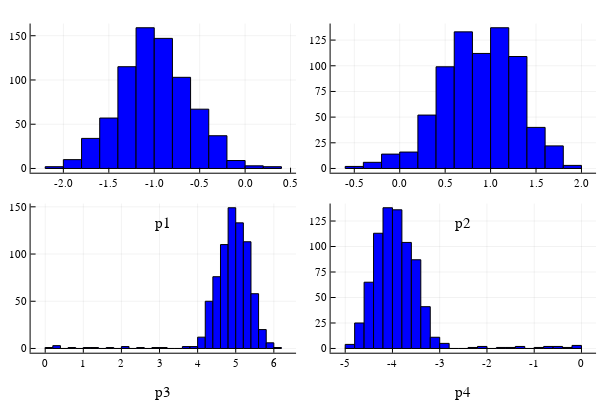
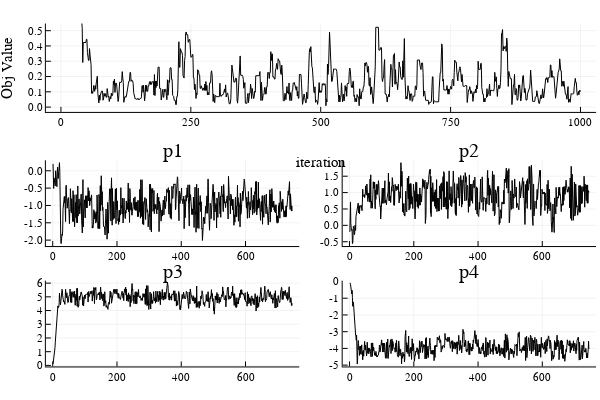

These figures' notebook cell, in order:
### Markdown cell above
## Inference
When using the BGP algorithm, inference can be done using the first chain. Other chains are used to explore the state space and help to exit local minima, but they are not meant to be used for inference. I discard the first 10th observations to get rid of the influence of the starting values (visual inspection of the first chain suggests that the stationary part of the Markov chain was reached at this stage). I then report the quasi posterior mean and median for each parameter. As reported below, we are quite close to the true values.

### Code cell
# Plot histograms for the first chain, the one with which inference should be done.
# Other chains are used to explore the space and avoid local minima
#-------------------------------------------------------------------------------
p1 = histogram(MA.chains[1])
display(p1)

if savePlots == true
    savefig(p1, joinpath(pwd(),"histogram_chain1.svg"))
end

# Plot the realization of the first chain
#----------------------------------------
p2 = plot(MA.chains[1])
if savePlots == true
    savefig(p2, joinpath(pwd(),"history_chain_1.svg"))
end
display(p2)

### Figure 1 — Plotly figure (JSON) as saved in the notebook; plotly's stock layout.template omitted (floating-point values rounded to 4 significant figures)
{"data": [{"fill": "tozeroy", "fillcolor": "rgba(0, 0, 255, 1.000)", "legendgroup": "y1", "line": {"color": "rgba(0, 0, 0, 1.000)", "dash": "solid", "width": 1}, "mode": "lines", "name": "y1", "showlegend": true, "type": "scatter", "x": [-0.6, -0.6, -0.4, -0.4, -0.6, -0.6], "xaxis": "x2", "y": [2, 0, 0, 2, 2, 2], "yaxis": "y2"}, {"fill": "tozeroy", "fillcolor": "rgba(0, 0, 255, 1.000)", "legendgroup": "y1", "line": {"color": "rgba(0, 0, 0, 1.000)", "dash": "solid", "width": 1}, "mode": "lines", "name": "y1", "showlegend": false, "type": "scatter", "x": [-0.4, -0.4, -0.2, -0.2, -0.4, -0.4], "xaxis": "x2", "y": [6, 0, 0, 6, 6, 6], "yaxis": "y2"}, {"fill": "tozeroy", "fillcolor": "rgba(0, 0, 255, 1.000)", "legendgroup": "y1", "line": {"color": "rgba(0, 0, 0, 1.000)", "dash": "solid", "width": 1}, "mode": "lines", "name": "y1", "showlegend": false, "type": "scatter", "x": [-0.2, -0.2, 0, 0, -0.2, -0.2], "xaxis": "x2", "y": [14, 0, 0, 14, 14, 14], "yaxis": "y2"}, {"fill": "tozeroy", "fillcolor": "rgba(0, 0, 255, 1.000)", "legendgroup": "y1", "line": {"color": "rgba(0, 0, 0, 1.000)", "dash": "solid", "width": 1}, "mode": "lines", "name": "y1", "showlegend": false, "type": "scatter", "x": [0, 0, 0.2, 0.2, 0, 0], "xaxis": "x2", "y": [16, 0, 0, 16, 16, 16], "yaxis": "y2"}, {"fill": "tozeroy", "fillcolor": "rgba(0, 0, 255, 1.000)", "legendgroup": "y1", "line": {"color": "rgba(0, 0, 0, 1.000)", "dash": "solid", "width": 1}, "mode": "lines", "name": "y1", "showlegend": false, "type": "scatter", "x": [0.2, 0.2, 0.4, 0.4, 0.2, 0.2], "xaxis": "x2", "y": [52, 0, 0, 52, 52, 52], "yaxis": "y2"}, {"fill": "tozeroy", "fillcolor": "rgba(0, 0, 255, 1.000)", "legendgroup": "y1", "line": {"color": "rgba(0, 0, 0, 1.000)", "dash": "solid", "width": 1}, "mode": "lines", "name": "y1", "showlegend": false, "type": "scatter", "x": [0.4, 0.4, 0.6, 0.6, 0.4, 0.4], "xaxis": "x2", "y": [99, 0, 0, 99, 99, 99], "yaxis": "y2"}, {"fill": "tozeroy", "fillcolor": "rgba(0, 0, 255, 1.000)", "legendgroup": "y1", "line": {"color": "rgba(0, 0, 0, 1.000)", "dash": "solid", "width": 1}, "mode": "lines", "name": "y1", "showlegend": false, "type": "scatter", "x": [0.6, 0.6, 0.8, 0.8, 0.6, 0.6], "xaxis": "x2", "y": [133, 0, 0, 133, 133, 133], "yaxis": "y2"}, {"fill": "tozeroy", "fillcolor": "rgba(0, 0, 255, 1.000)", "legendgroup": "y1", "line": {"color": "rgba(0, 0, 0, 1.000)", "dash": "solid", "width": 1}, "mode": "lines", "name": "y1", "showlegend": false, "type": "scatter", "x": [0.8, 0.8, 1, 1, 0.8, 0.8], "xaxis": "x2", "y": [112, 0, 0, 112, 112, 112], "yaxis": "y2"}, {"fill": "tozeroy", "fillcolor": "rgba(0, 0, 255, 1.000)", "legendgroup": "y1", "line": {"color": "rgba(0, 0, 0, 1.000)", "dash": "solid", "width": 1}, "mode": "lines", "name": "y1", "showlegend": false, "type": "scatter", "x": [1, 1, 1.2, 1.2, 1, 1], "xaxis": "x2", "y": [137, 0, 0, 137, 137, 137], "yaxis": "y2"}, {"fill": "tozeroy", "fillcolor": "rgba(0, 0, 255, 1.000)", "legendgroup": "y1", "line": {"color": "rgba(0, 0, 0, 1.000)", "dash": "solid", "width": 1}, "mode": "lines", "name": "y1", "showlegend": false, "type": "scatter", "x": [1.2, 1.2, 1.4, 1.4, 1.2, 1.2], "xaxis": "x2", "y": [109, 0, 0, 109, 109, 109], "yaxis": "y2"}, {"fill": "tozeroy", "fillcolor": "rgba(0, 0, 255, 1.000)", "legendgroup": "y1", "line": {"color": "rgba(0, 0, 0, 1.000)", "dash": "solid", "width": 1}, "mode": "lines", "name": "y1", "showlegend": false, "type": "scatter", "x": [1.4, 1.4, 1.6, 1.6, 1.4, 1.4], "xaxis": "x2", "y": [40, 0, 0, 40, 40, 40], "yaxis": "y2"}, {"fill": "tozeroy", "fillcolor": "rgba(0, 0, 255, 1.000)", "legendgroup": "y1", "line": {"color": "rgba(0, 0, 0, 1.000)", "dash": "solid", "width": 1}, "mode": "lines", "name": "y1", "showlegend": false, "type": "scatter", "x": [1.6, 1.6, 1.8, 1.8, 1.6, 1.6], "xaxis": "x2", "y": [22, 0, 0, 22, 22, 22], "yaxis": "y2"}, {"fill": "tozeroy", "fillcolor": "rgba(0, 0, 255, 1.000)", "legendgroup": "y1", "line": {"color": "rgba(0, 0, 0, 1.000)", "dash": "solid", "width": 1}, "mode": "lines", "name": "y1", "showlegend": false, "type": "scatter", "x": [1.8, 1.8, 2, 2, 1.8, 1.8], "xaxis": "x2", "y": [3, 0, 0, 3, 3, 3], "yaxis": "y2"}, {"fill": "tozeroy", "fillcolor": "rgba(0, 0, 255, 1.000)", "legendgroup": "y2", "line": {"color": "rgba(0, 0, 0, 1.000)", "dash": "solid", "width": 1}, "mode": "lines", "name": "y2", "showlegend": true, "type": "scatter", "x": [-5, -5, -4.8, -4.8, -5, -5], "xaxis": "x4", "y": [4, 0, 0, 4, 4, 4], "yaxis": "y4"}, {"fill": "tozeroy", "fillcolor": "rgba(0, 0, 255, 1.000)", "legendgroup": "y2", "line": {"color": "rgba(0, 0, 0, 1.000)", "dash": "solid", "width": 1}, "mode": "lines", "name": "y2", "showlegend": false, "type": "scatter", "x": [-4.8, -4.8, -4.6, -4.6, -4.8, -4.8], "xaxis": "x4", "y": [25, 0, 0, 25, 25, 25], "yaxis": "y4"}, {"fill": "tozeroy", "fillcolor": "rgba(0, 0, 255, 1.000)", "legendgroup": "y2", "line": {"color": "rgba(0, 0, 0, 1.000)", "dash": "solid", "width": 1}, "mode": "lines", "name": "y2", "showlegend": false, "type": "scatter", "x": [-4.6, -4.6, -4.4, -4.4, -4.6, -4.6], "xaxis": "x4", "y": [65, 0, 0, 65, 65, 65], "yaxis": "y4"}, {"fill": "tozeroy", "fillcolor": "rgba(0, 0, 255, 1.000)", "legendgroup": "y2", "line": {"color": "rgba(0, 0, 0, 1.000)", "dash": "solid", "width": 1}, "mode": "lines", "name": "y2", "showlegend": false, "type": "scatter", "x": [-4.4, -4.4, -4.2, -4.2, -4.4, -4.4], "xaxis": "x4", "y": [113, 0, 0, 113, 113, 113], "yaxis": "y4"}, {"fill": "tozeroy", "fillcolor": "rgba(0, 0, 255, 1.000)", "legendgroup": "y2", "line": {"color": "rgba(0, 0, 0, 1.000)", "dash": "solid", "width": 1}, "mode": "lines", "name": "y2", "showlegend": false, "type": "scatter", "x": [-4.2, -4.2, -4.0, -4.0, -4.2, -4.2], "xaxis": "x4", "y": [138, 0, 0, 138, 138, 138], "yaxis": "y4"}, {"fill": "tozeroy", "fillcolor": "rgba(0, 0, 255, 1.000)", "legendgroup": "y2", "line": {"color": "rgba(0, 0, 0, 1.000)", "dash": "solid", "width": 1}, "mode": "lines", "name": "y2", "showlegend": false, "type": "scatter", "x": [-4, -4, -3.8, -3.8, -4, -4], "xaxis": "x4", "y": [136, 0, 0, 136, 136, 136], "yaxis": "y4"}, {"fill": "tozeroy", "fillcolor": "rgba(0, 0, 255, 1.000)", "legendgroup": "y2", "line": {"color": "rgba(0, 0, 0, 1.000)", "dash": "solid", "width": 1}, "mode": "lines", "name": "y2", "showlegend": false, "type": "scatter", "x": [-3.8, -3.8, -3.6, -3.6, -3.8, -3.8], "xaxis": "x4", "y": [104, 0, 0, 104, 104, 104], "yaxis": "y4"}, {"fill": "tozeroy", "fillcolor": "rgba(0, 0, 255, 1.000)", "legendgroup": "y2", "line": {"color": "rgba(0, 0, 0, 1.000)", "dash": "solid", "width": 1}, "mode": "lines", "name": "y2", "showlegend": false, "type": "scatter", "x": [-3.6, -3.6, -3.4, -3.4, -3.6, -3.6], "xaxis": "x4", "y": [87, 0, 0, 87, 87, 87], "yaxis": "y4"}, {"fill": "tozeroy", "fillcolor": "rgba(0, 0, 255, 1.000)", "legendgroup": "y2", "line": {"color": "rgba(0, 0, 0, 1.000)", "dash": "solid", "width": 1}, "mode": "lines", "name": "y2", "showlegend": false, "type": "scatter", "x": [-3.4, -3.4, -3.2, -3.2, -3.4, -3.4], "xaxis": "x4", "y": [41, 0, 0, 41, 41, 41], "yaxis": "y4"}, {"fill": "tozeroy", "fillcolor": "rgba(0, 0, 255, 1.000)", "legendgroup": "y2", "line": {"color": "rgba(0, 0, 0, 1.000)", "dash": "solid", "width": 1}, "mode": "lines", "name": "y2", "showlegend": false, "type": "scatter", "x": [-3.2, -3.2, -3, -3, -3.2, -3.2], "xaxis": "x4", "y": [11, 0, 0, 11, 11, 11], "yaxis": "y4"}, {"fill": "tozeroy", "fillcolor": "rgba(0, 0, 255, 1.000)", "legendgroup": "y2", "line": {"color": "rgba(0, 0, 0, 1.000)", "dash": "solid", "width": 1}, "mode": "lines", "name": "y2", "showlegend": false, "type": "scatter", "x": [-3, -3, -2.8, -2.8, -3, -3], "xaxis": "x4", "y": [5, 0, 0, 5, 5, 5], "yaxis": "y4"}, {"fill": "tozeroy", "fillcolor": "rgba(0, 0, 255, 1.000)", "legendgroup": "y2", "line": {"color": "rgba(0, 0, 0, 1.000)", "dash": "solid", "width": 1}, "mode": "lines", "name": "y2", "showlegend": false, "type": "scatter", "x": [-2.8, -2.8, -2.6, -2.6, -2.8, -2.8], "xaxis": "x4", "y": [0, 0, 0, 0, 0, 0], "yaxis": "y4"}, {"fill": "tozeroy", "fillcolor": "rgba(0, 0, 255, 1.000)", "legendgroup": "y2", "line": {"color": "rgba(0, 0, 0, 1.000)", "dash": "solid", "width": 1}, "mode": "lines", "name": "y2", "showlegend": false, "type": "scatter", "x": [-2.6, -2.6, -2.4, -2.4, -2.6, -2.6], "xaxis": "x4", "y": [0, 0, 0, 0, 0, 0], "yaxis": "y4"}, {"fill": "tozeroy", "fillcolor": "rgba(0, 0, 255, 1.000)", "legendgroup": "y2", "line": {"color": "rgba(0, 0, 0, 1.000)", "dash": "solid", "width": 1}, "mode": "lines", "name": "y2", "showlegend": false, "type": "scatter", "x": [-2.4, -2.4, -2.2, -2.2, -2.4, -2.4], "xaxis": "x4", "y": [1, 0, 0, 1, 1, 1], "yaxis": "y4"}, {"fill": "tozeroy", "fillcolor": "rgba(0, 0, 255, 1.000)", "legendgroup": "y2", "line": {"color": "rgba(0, 0, 0, 1.000)", "dash": "solid", "width": 1}, "mode": "lines", "name": "y2", "showlegend": false, "type": "scatter", "x": [-2.2, -2.2, -2, -2, -2.2, -2.2], "xaxis": "x4", "y": [2, 0, 0, 2, 2, 2], "yaxis": "y4"}, {"fill": "tozeroy", "fillcolor": "rgba(0, 0, 255, 1.000)", "legendgroup": "y2", "line": {"color": "rgba(0, 0, 0, 1.000)", "dash": "solid", "width": 1}, "mode": "lines", "name": "y2", "showlegend": false, "type": "scatter", "x": [-2, -2, -1.8, -1.8, -2, -2], "xaxis": "x4", "y": [0, 0, 0, 0, 0, 0], "yaxis": "y4"}, {"fill": "tozeroy", "fillcolor": "rgba(0, 0, 255, 1.000)", "legendgroup": "y2", "line": {"color": "rgba(0, 0, 0, 1.000)", "dash": "solid", "width": 1}, "mode": "lines", "name": "y2", "showlegend": false, "type": "scatter", "x": [-1.8, -1.8, -1.6, -1.6, -1.8, -1.8], "xaxis": "x4", "y": [1, 0, 0, 1, 1, 1], "yaxis": "y4"}, {"fill": "tozeroy", "fillcolor": "rgba(0, 0, 255, 1.000)", "legendgroup": "y2", "line": {"color": "rgba(0, 0, 0, 1.000)", "dash": "solid", "width": 1}, "mode": "lines", "name": "y2", "showlegend": false, "type": "scatter", "x": [-1.6, -1.6, -1.4, -1.4, -1.6, -1.6], "xaxis": "x4", "y": [1, 0, 0, 1, 1, 1], "yaxis": "y4"}, {"fill": "tozeroy", "fillcolor": "rgba(0, 0, 255, 1.000)", "legendgroup": "y2", "line": {"color": "rgba(0, 0, 0, 1.000)", "dash": "solid", "width": 1}, "mode": "lines", "name": "y2", "showlegend": false, "type": "scatter", "x": [-1.4, -1.4, -1.2, -1.2, -1.4, -1.4], "xaxis": "x4", "y": [2, 0, 0, 2, 2, 2], "yaxis": "y4"}, {"fill": "tozeroy", "fillcolor": "rgba(0, 0, 255, 1.000)", "legendgroup": "y2", "line": {"color": "rgba(0, 0, 0, 1.000)", "dash": "solid", "width": 1}, "mode": "lines", "name": "y2", "showlegend": false, "type": "scatter", "x": [-1.2, -1.2, -1, -1, -1.2, -1.2], "xaxis": "x4", "y": [0, 0, 0, 0, 0, 0], "yaxis": "y4"}, {"fill": "tozeroy", "fillcolor": "rgba(0, 0, 255, 1.000)", "legendgroup": "y2", "line": {"color": "rgba(0, 0, 0, 1.000)", "dash": "solid", "width": 1}, "mode": "lines", "name": "y2", "showlegend": false, "type": "scatter", "x": [-1, -1, -0.8, -0.8, -1, -1], "xaxis": "x4", "y": [1, 0, 0, 1, 1, 1], "yaxis": "y4"}, {"fill": "tozeroy", "fillcolor": "rgba(0, 0, 255, 1.000)", "legendgroup": "y2", "line": {"color": "rgba(0, 0, 0, 1.000)", "dash": "solid", "width": 1}, "mode": "lines", "name": "y2", "showlegend": false, "type": "scatter", "x": [-0.8, -0.8, -0.6, -0.6, -0.8, -0.8], "xaxis": "x4", "y": [2, 0, 0, 2, 2, 2], "yaxis": "y4"}, {"fill": "tozeroy", "fillcolor": "rgba(0, 0, 255, 1.000)", "legendgroup": "y2", "line": {"color": "rgba(0, 0, 0, 1.000)", "dash": "solid", "width": 1}, "mode": "lines", "name": "y2", "showlegend": false, "type": "scatter", "x": [-0.6, -0.6, -0.4, -0.4, -0.6, -0.6], "xaxis": "x4", "y": [2, 0, 0, 2, 2, 2], "yaxis": "y4"}, {"fill": "tozeroy", "fillcolor": "rgba(0, 0, 255, 1.000)", "legendgroup": "y2", "line": {"color": "rgba(0, 0, 0, 1.000)", "dash": "solid", "width": 1}, "mode": "lines", "name": "y2", "showlegend": false, "type": "scatter", "x": [-0.4, -0.4, -0.2, -0.2, -0.4, -0.4], "xaxis": "x4", "y": [1, 0, 0, 1, 1, 1], "yaxis": "y4"}, {"fill": "tozeroy", "fillcolor": "rgba(0, 0, 255, 1.000)", "legendgroup": "y2", "line": {"color": "rgba(0, 0, 0, 1.000)", "dash": "solid", "width": 1}, "mode": "lines", "name": "y2", "showlegend": false, "type": "scatter", "x": [-0.2, -0.2, 0, 0, -0.2, -0.2], "xaxis": "x4", "y": [3, 0, 0, 3, 3, 3], "yaxis": "y4"}, {"fill": "tozeroy", "fillcolor": "rgba(0, 0, 255, 1.000)", "legendgroup": "y3", "line": {"color": "rgba(0, 0, 0, 1.000)", "dash": "solid", "width": 1}, "mode": "lines", "name": "y3", "showlegend": true, "type": "scatter", "x": [-2.2, -2.2, -2, -2, -2.2, -2.2], "xaxis": "x1", "y": [2, 0, 0, 2, 2, 2], "yaxis": "y1"}, {"fill": "tozeroy", "fillcolor": "rgba(0, 0, 255, 1.000)", "legendgroup": "y3", "line": {"color": "rgba(0, 0, 0, 1.000)", "dash": "solid", "width": 1}, "mode": "lines", "name": "y3", "showlegend": false, "type": "scatter", "x": [-2, -2, -1.8, -1.8, -2, -2], "xaxis": "x1", "y": [10, 0, 0, 10, 10, 10], "yaxis": "y1"}, {"fill": "tozeroy", "fillcolor": "rgba(0, 0, 255, 1.000)", "legendgroup": "y3", "line": {"color": "rgba(0, 0, 0, 1.000)", "dash": "solid", "width": 1}, "mode": "lines", "name": "y3", "showlegend": false, "type": "scatter", "x": [-1.8, -1.8, -1.6, -1.6, -1.8, -1.8], "xaxis": "x1", "y": [34, 0, 0, 34, 34, 34], "yaxis": "y1"}, {"fill": "tozeroy", "fillcolor": "rgba(0, 0, 255, 1.000)", "legendgroup": "y3", "line": {"color": "rgba(0, 0, 0, 1.000)", "dash": "solid", "width": 1}, "mode": "lines", "name": "y3", "showlegend": false, "type": "scatter", "x": [-1.6, -1.6, -1.4, -1.4, -1.6, -1.6], "xaxis": "x1", "y": [57, 0, 0, 57, 57, 57], "yaxis": "y1"}, {"fill": "tozeroy", "fillcolor": "rgba(0, 0, 255, 1.000)", "legendgroup": "y3", "line": {"color": "rgba(0, 0, 0, 1.000)", "dash": "solid", "width": 1}, "mode": "lines", "name": "y3", "showlegend": false, "type": "scatter", "x": [-1.4, -1.4, -1.2, -1.2, -1.4, -1.4], "xaxis": "x1", "y": [115, 0, 0, 115, 115, 115], "yaxis": "y1"}, {"fill": "tozeroy", "fillcolor": "rgba(0, 0, 255, 1.000)", "legendgroup": "y3", "line": {"color": "rgba(0, 0, 0, 1.000)", "dash": "solid", "width": 1}, "mode": "lines", "name": "y3", "showlegend": false, "type": "scatter", "x": [-1.2, -1.2, -1, -1, -1.2, -1.2], "xaxis": "x1", "y": [159, 0, 0, 159, 159, 159], "yaxis": "y1"}, {"fill": "tozeroy", "fillcolor": "rgba(0, 0, 255, 1.000)", "legendgroup": "y3", "line": {"color": "rgba(0, 0, 0, 1.000)", "dash": "solid", "width": 1}, "mode": "lines", "name": "y3", "showlegend": false, "type": "scatter", "x": [-1, -1, -0.8, -0.8, -1, -1], "xaxis": "x1", "y": [147, 0, 0, 147, 147, 147], "yaxis": "y1"}, {"fill": "tozeroy", "fillcolor": "rgba(0, 0, 255, 1.000)", "legendgroup": "y3", "line": {"color": "rgba(0, 0, 0, 1.000)", "dash": "solid", "width": 1}, "mode": "lines", "name": "y3", "showlegend": false, "type": "scatter", "x": [-0.8, -0.8, -0.6, -0.6, -0.8, -0.8], "xaxis": "x1", "y": [103, 0, 0, 103, 103, 103], "yaxis": "y1"}, {"fill": "tozeroy", "fillcolor": "rgba(0, 0, 255, 1.000)", "legendgroup": "y3", "line": {"color": "rgba(0, 0, 0, 1.000)", "dash": "solid", "width": 1}, "mode": "lines", "name": "y3", "showlegend": false, "type": "scatter", "x": [-0.6, -0.6, -0.4, -0.4, -0.6, -0.6], "xaxis": "x1", "y": [67, 0, 0, 67, 67, 67], "yaxis": "y1"}, {"fill": "tozeroy", "fillcolor": "rgba(0, 0, 255, 1.000)", "legendgroup": "y3", "line": {"color": "rgba(0, 0, 0, 1.000)", "dash": "solid", "width": 1}, "mode": "lines", "name": "y3", "showlegend": false, "type": "scatter", "x": [-0.4, -0.4, -0.2, -0.2, -0.4, -0.4], "xaxis": "x1", "y": [37, 0, 0, 37, 37, 37], "yaxis": "y1"}, {"fill": "tozeroy", "fillcolor": "rgba(0, 0, 255, 1.000)", "legendgroup": "y3", "line": {"color": "rgba(0, 0, 0, 1.000)", "dash": "solid", "width": 1}, "mode": "lines", "name": "y3", "showlegend": false, "type": "scatter", "x": [-0.2, -0.2, 0, 0, -0.2, -0.2], "xaxis": "x1", "y": [9, 0, 0, 9, 9, 9], "yaxis": "y1"}, {"fill": "tozeroy", "fillcolor": "rgba(0, 0, 255, 1.000)", "legendgroup": "y3", "line": {"color": "rgba(0, 0, 0, 1.000)", "dash": "solid", "width": 1}, "mode": "lines", "name": "y3", "showlegend": false, "type": "scatter", "x": [0, 0, 0.2, 0.2, 0, 0], "xaxis": "x1", "y": [3, 0, 0, 3, 3, 3], "yaxis": "y1"}, {"fill": "tozeroy", "fillcolor": "rgba(0, 0, 255, 1.000)", "legendgroup": "y3", "line": {"color": "rgba(0, 0, 0, 1.000)", "dash": "solid", "width": 1}, "mode": "lines", "name": "y3", "showlegend": false, "type": "scatter", "x": [0.2, 0.2, 0.4, 0.4, 0.2, 0.2], "xaxis": "x1", "y": [2, 0, 0, 2, 2, 2], "yaxis": "y1"}, {"fill": "tozeroy", "fillcolor": "rgba(0, 0, 255, 1.000)", "legendgroup": "y4", "line": {"color": "rgba(0, 0, 0, 1.000)", "dash": "solid", "width": 1}, "mode": "lines", "name": "y4", "showlegend": true, "type": "scatter", "x": [0, 0, 0.2, 0.2, 0, 0], "xaxis": "x3", "y": [1, 0, 0, 1, 1, 1], "yaxis": "y3"}, {"fill": "tozeroy", "fillcolor": "rgba(0, 0, 255, 1.000)", "legendgroup": "y4", "line": {"color": "rgba(0, 0, 0, 1.000)", "dash": "solid", "width": 1}, "mode": "lines", "name": "y4", "showlegend": false, "type": "scatter", "x": [0.2, 0.2, 0.4, 0.4, 0.2, 0.2], "xaxis": "x3", "y": [3, 0, 0, 3, 3, 3], "yaxis": "y3"}, {"fill": "tozeroy", "fillcolor": "rgba(0, 0, 255, 1.000)", "legendgroup": "y4", "line": {"color": "rgba(0, 0, 0, 1.000)", "dash": "solid", "width": 1}, "mode": "lines", "name": "y4", "showlegend": false, "type": "scatter", "x": [0.4, 0.4, 0.6, 0.6, 0.4, 0.4], "xaxis": "x3", "y": [0, 0, 0, 0, 0, 0], "yaxis": "y3"}, {"fill": "tozeroy", "fillcolor": "rgba(0, 0, 255, 1.000)", "legendgroup": "y4", "line": {"color": "rgba(0, 0, 0, 1.000)", "dash": "solid", "width": 1}, "mode": "lines", "name": "y4", "showlegend": false, "type": "scatter", "x": [0.6, 0.6, 0.8, 0.8, 0.6, 0.6], "xaxis": "x3", "y": [1, 0, 0, 1, 1, 1], "yaxis": "y3"}, {"fill": "tozeroy", "fillcolor": "rgba(0, 0, 255, 1.000)", "legendgroup": "y4", "line": {"color": "rgba(0, 0, 0, 1.000)", "dash": "solid", "width": 1}, "mode": "lines", "name": "y4", "showlegend": false, "type": "scatter", "x": [0.8, 0.8, 1, 1, 0.8, 0.8], "xaxis": "x3", "y": [0, 0, 0, 0, 0, 0], "yaxis": "y3"}, {"fill": "tozeroy", "fillcolor": "rgba(0, 0, 255, 1.000)", "legendgroup": "y4", "line": {"color": "rgba(0, 0, 0, 1.000)", "dash": "solid", "width": 1}, "mode": "lines", "name": "y4", "showlegend": false, "type": "scatter", "x": [1, 1, 1.2, 1.2, 1, 1], "xaxis": "x3", "y": [1, 0, 0, 1, 1, 1], "yaxis": "y3"}, {"fill": "tozeroy", "fillcolor": "rgba(0, 0, 255, 1.000)", "legendgroup": "y4", "line": {"color": "rgba(0, 0, 0, 1.000)", "dash": "solid", "width": 1}, "mode": "lines", "name": "y4", "showlegend": false, "type": "scatter", "x": [1.2, 1.2, 1.4, 1.4, 1.2, 1.2], "xaxis": "x3", "y": [1, 0, 0, 1, 1, 1], "yaxis": "y3"}, {"fill": "tozeroy", "fillcolor": "rgba(0, 0, 255, 1.000)", "legendgroup": "y4", "line": {"color": "rgba(0, 0, 0, 1.000)", "dash": "solid", "width": 1}, "mode": "lines", "name": "y4", "showlegend": false, "type": "scatter", "x": [1.4, 1.4, 1.6, 1.6, 1.4, 1.4], "xaxis": "x3", "y": [0, 0, 0, 0, 0, 0], "yaxis": "y3"}, {"fill": "tozeroy", "fillcolor": "rgba(0, 0, 255, 1.000)", "legendgroup": "y4", "line": {"color": "rgba(0, 0, 0, 1.000)", "dash": "solid", "width": 1}, "mode": "lines", "name": "y4", "showlegend": false, "type": "scatter", "x": [1.6, 1.6, 1.8, 1.8, 1.6, 1.6], "xaxis": "x3", "y": [1, 0, 0, 1, 1, 1], "yaxis": "y3"}, {"fill": "tozeroy", "fillcolor": "rgba(0, 0, 255, 1.000)", "legendgroup": "y4", "line": {"color": "rgba(0, 0, 0, 1.000)", "dash": "solid", "width": 1}, "mode": "lines", "name": "y4", "showlegend": false, "type": "scatter", "x": [1.8, 1.8, 2, 2, 1.8, 1.8], "xaxis": "x3", "y": [0, 0, 0, 0, 0, 0], "yaxis": "y3"}, {"fill": "tozeroy", "fillcolor": "rgba(0, 0, 255, 1.000)", "legendgroup": "y4", "line": {"color": "rgba(0, 0, 0, 1.000)", "dash": "solid", "width": 1}, "mode": "lines", "name": "y4", "showlegend": false, "type": "scatter", "x": [2, 2, 2.2, 2.2, 2, 2], "xaxis": "x3", "y": [2, 0, 0, 2, 2, 2], "yaxis": "y3"}, {"fill": "tozeroy", "fillcolor": "rgba(0, 0, 255, 1.000)", "legendgroup": "y4", "line": {"color": "rgba(0, 0, 0, 1.000)", "dash": "solid", "width": 1}, "mode": "lines", "name": "y4", "showlegend": false, "type": "scatter", "x": [2.2, 2.2, 2.4, 2.4, 2.2, 2.2], "xaxis": "x3", "y": [0, 0, 0, 0, 0, 0], "yaxis": "y3"}, {"fill": "tozeroy", "fillcolor": "rgba(0, 0, 255, 1.000)", "legendgroup": "y4", "line": {"color": "rgba(0, 0, 0, 1.000)", "dash": "solid", "width": 1}, "mode": "lines", "name": "y4", "showlegend": false, "type": "scatter", "x": [2.4, 2.4, 2.6, 2.6, 2.4, 2.4], "xaxis": "x3", "y": [1, 0, 0, 1, 1, 1], "yaxis": "y3"}, {"fill": "tozeroy", "fillcolor": "rgba(0, 0, 255, 1.000)", "legendgroup": "y4", "line": {"color": "rgba(0, 0, 0, 1.000)", "dash": "solid", "width": 1}, "mode": "lines", "name": "y4", "showlegend": false, "type": "scatter", "x": [2.6, 2.6, 2.8, 2.8, 2.6, 2.6], "xaxis": "x3", "y": [0, 0, 0, 0, 0, 0], "yaxis": "y3"}, {"fill": "tozeroy", "fillcolor": "rgba(0, 0, 255, 1.000)", "legendgroup": "y4", "line": {"color": "rgba(0, 0, 0, 1.000)", "dash": "solid", "width": 1}, "mode": "lines", "name": "y4", "showlegend": false, "type": "scatter", "x": [2.8, 2.8, 3, 3, 2.8, 2.8], "xaxis": "x3", "y": [1, 0, 0, 1, 1, 1], "yaxis": "y3"}, {"fill": "tozeroy", "fillcolor": "rgba(0, 0, 255, 1.000)", "legendgroup": "y4", "line": {"color": "rgba(0, 0, 0, 1.000)", "dash": "solid", "width": 1}, "mode": "lines", "name": "y4", "showlegend": false, "type": "scatter", "x": [3, 3, 3.2, 3.2, 3, 3], "xaxis": "x3", "y": [1, 0, 0, 1, 1, 1], "yaxis": "y3"}, {"fill": "tozeroy", "fillcolor": "rgba(0, 0, 255, 1.000)", "legendgroup": "y4", "line": {"color": "rgba(0, 0, 0, 1.000)", "dash": "solid", "width": 1}, "mode": "lines", "name": "y4", "showlegend": false, "type": "scatter", "x": [3.2, 3.2, 3.4, 3.4, 3.2, 3.2], "xaxis": "x3", "y": [0, 0, 0, 0, 0, 0], "yaxis": "y3"}, {"fill": "tozeroy", "fillcolor": "rgba(0, 0, 255, 1.000)", "legendgroup": "y4", "line": {"color": "rgba(0, 0, 0, 1.000)", "dash": "solid", "width": 1}, "mode": "lines", "name": "y4", "showlegend": false, "type": "scatter", "x": [3.4, 3.4, 3.6, 3.6, 3.4, 3.4], "xaxis": "x3", "y": [0, 0, 0, 0, 0, 0], "yaxis": "y3"}, {"fill": "tozeroy", "fillcolor": "rgba(0, 0, 255, 1.000)", "legendgroup": "y4", "line": {"color": "rgba(0, 0, 0, 1.000)", "dash": "solid", "width": 1}, "mode": "lines", "name": "y4", "showlegend": false, "type": "scatter", "x": [3.6, 3.6, 3.8, 3.8, 3.6, 3.6], "xaxis": "x3", "y": [2, 0, 0, 2, 2, 2], "yaxis": "y3"}, {"fill": "tozeroy", "fillcolor": "rgba(0, 0, 255, 1.000)", "legendgroup": "y4", "line": {"color": "rgba(0, 0, 0, 1.000)", "dash": "solid", "width": 1}, "mode": "lines", "name": "y4", "showlegend": false, "type": "scatter", "x": [3.8, 3.8, 4, 4, 3.8, 3.8], "xaxis": "x3", "y": [2, 0, 0, 2, 2, 2], "yaxis": "y3"}, {"fill": "tozeroy", "fillcolor": "rgba(0, 0, 255, 1.000)", "legendgroup": "y4", "line": {"color": "rgba(0, 0, 0, 1.000)", "dash": "solid", "width": 1}, "mode": "lines", "name": "y4", "showlegend": false, "type": "scatter", "x": [4.0, 4.0, 4.2, 4.2, 4.0, 4.0], "xaxis": "x3", "y": [12, 0, 0, 12, 12, 12], "yaxis": "y3"}, {"fill": "tozeroy", "fillcolor": "rgba(0, 0, 255, 1.000)", "legendgroup": "y4", "line": {"color": "rgba(0, 0, 0, 1.000)", "dash": "solid", "width": 1}, "mode": "lines", "name": "y4", "showlegend": false, "type": "scatter", "x": [4.2, 4.2, 4.4, 4.4, 4.2, 4.2], "xaxis": "x3", "y": [50, 0, 0, 50, 50, 50], "yaxis": "y3"}, {"fill": "tozeroy", "fillcolor": "rgba(0, 0, 255, 1.000)", "legendgroup": "y4", "line": {"color": "rgba(0, 0, 0, 1.000)", "dash": "solid", "width": 1}, "mode": "lines", "name": "y4", "showlegend": false, "type": "scatter", "x": [4.4, 4.4, 4.6, 4.6, 4.4, 4.4], "xaxis": "x3", "y": [76, 0, 0, 76, 76, 76], "yaxis": "y3"}, {"fill": "tozeroy", "fillcolor": "rgba(0, 0, 255, 1.000)", "legendgroup": "y4", "line": {"color": "rgba(0, 0, 0, 1.000)", "dash": "solid", "width": 1}, "mode": "lines", "name": "y4", "showlegend": false, "type": "scatter", "x": [4.6, 4.6, 4.8, 4.8, 4.6, 4.6], "xaxis": "x3", "y": [110, 0, 0, 110, 110, 110], "yaxis": "y3"}, {"fill": "tozeroy", "fillcolor": "rgba(0, 0, 255, 1.000)", "legendgroup": "y4", "line": {"color": "rgba(0, 0, 0, 1.000)", "dash": "solid", "width": 1}, "mode": "lines", "name": "y4", "showlegend": false, "type": "scatter", "x": [4.8, 4.8, 5, 5, 4.8, 4.8], "xaxis": "x3", "y": [149, 0, 0, 149, 149, 149], "yaxis": "y3"}, {"fill": "tozeroy", "fillcolor": "rgba(0, 0, 255, 1.000)", "legendgroup": "y4", "line": {"color": "rgba(0, 0, 0, 1.000)", "dash": "solid", "width": 1}, "mode": "lines", "name": "y4", "showlegend": false, "type": "scatter", "x": [5, 5, 5.2, 5.2, 5, 5], "xaxis": "x3", "y": [133, 0, 0, 133, 133, 133], "yaxis": "y3"}, {"fill": "tozeroy", "fillcolor": "rgba(0, 0, 255, 1.000)", "legendgroup": "y4", "line": {"color": "rgba(0, 0, 0, 1.000)", "dash": "solid", "width": 1}, "mode": "lines", "name": "y4", "showlegend": false, "type": "scatter", "x": [5.2, 5.2, 5.4, 5.4, 5.2, 5.2], "xaxis": "x3", "y": [113, 0, 0, 113, 113, 113], "yaxis": "y3"}, {"fill": "tozeroy", "fillcolor": "rgba(0, 0, 255, 1.000)", "legendgroup": "y4", "line": {"color": "rgba(0, 0, 0, 1.000)", "dash": "solid", "width": 1}, "mode": "lines", "name": "y4", "showlegend": false, "type": "scatter", "x": [5.4, 5.4, 5.6, 5.6, 5.4, 5.4], "xaxis": "x3", "y": [58, 0, 0, 58, 58, 58], "yaxis": "y3"}, {"fill": "tozeroy", "fillcolor": "rgba(0, 0, 255, 1.000)", "legendgroup": "y4", "line": {"color": "rgba(0, 0, 0, 1.000)", "dash": "solid", "width": 1}, "mode": "lines", "name": "y4", "showlegend": false, "type": "scatter", "x": [5.6, 5.6, 5.8, 5.8, 5.6, 5.6], "xaxis": "x3", "y": [20, 0, 0, 20, 20, 20], "yaxis": "y3"}, {"fill": "tozeroy", "fillcolor": "rgba(0, 0, 255, 1.000)", "legendgroup": "y4", "line": {"color": "rgba(0, 0, 0, 1.000)", "dash": "solid", "width": 1}, "mode": "lines", "name": "y4", "showlegend": false, "type": "scatter", "x": [5.8, 5.8, 6, 6, 5.8, 5.8], "xaxis": "x3", "y": [6, 0, 0, 6, 6, 6], "yaxis": "y3"}, {"fill": "tozeroy", "fillcolor": "rgba(0, 0, 255, 1.000)", "legendgroup": "y4", "line": {"color": "rgba(0, 0, 0, 1.000)", "dash": "solid", "width": 1}, "mode": "lines", "name": "y4", "showlegend": false, "type": "scatter", "x": [6, 6, 6.2, 6.2, 6, 6], "xaxis": "x3", "y": [1, 0, 0, 1, 1, 1], "yaxis": "y3"}], "layout": {"annotations": [], "height": 400, "margin": {"b": 20, "l": 0, "r": 0, "t": 20}, "paper_bgcolor": "rgba(255, 255, 255, 1.000)", "plot_bgcolor": "rgba(255, 255, 255, 1.000)", "showlegend": false, "width": 600, "xaxis1": {"anchor": "y1", "domain": [0.05101, 0.4934], "gridcolor": "rgba(0, 0, 0, 0.100)", "gridwidth": 0.5, "linecolor": "rgba(0, 0, 0, 1.000)", "mirror": false, "range": [-2.361, 0.5607], "showgrid": true, "showline": true, "showticklabels": true, "tickangle": 0, "tickcolor": "rgb(0, 0, 0)", "tickfont": {"color": "rgba(0, 0, 0, 1.000)", "family": "sans-serif", "size": 11}, "tickmode": "array", "ticks": "inside", "ticktext": ["-2.0", "-1.5", "-1.0", "-0.5", "0.0", "0.5"], "tickvals": [-2, -1.5, -1, -0.5, 0, 0.5], "title": "p1", "titlefont": {"color": "rgba(0, 0, 0, 1.000)", "family": "sans-serif", "size": 15}, "type": "-", "visible": true, "zeroline": false, "zerolinecolor": "rgba(0, 0, 0, 1.000)"}, "xaxis2": {"anchor": "y2", "domain": [0.551, 0.9934], "gridcolor": "rgba(0, 0, 0, 0.100)", "gridwidth": 0.5, "linecolor": "rgba(0, 0, 0, 1.000)", "mirror": false, "range": [-0.7607, 2.161], "showgrid": true, "showline": true, "showticklabels": true, "tickangle": 0, "tickcolor": "rgb(0, 0, 0)", "tickfont": {"color": "rgba(0, 0, 0, 1.000)", "family": "sans-serif", "size": 11}, "tickmode": "array", "ticks": "inside", "ticktext": ["-0.5", "0.0", "0.5", "1.0", "1.5", "2.0"], "tickvals": [-0.5, 0, 0.5, 1, 1.5, 2], "title": "p2", "titlefont": {"color": "rgba(0, 0, 0, 1.000)", "family": "sans-serif", "size": 15}, "type": "-", "visible": true, "zeroline": false, "zerolinecolor": "rgba(0, 0, 0, 1.000)"}, "xaxis3": {"anchor": "y3", "domain": [0.05101, 0.4934], "gridcolor": "rgba(0, 0, 0, 0.100)", "gridwidth": 0.5, "linecolor": "rgba(0, 0, 0, 1.000)", "mirror": false, "range": [-0.3832, 6.583], "showgrid": true, "showline": true, "showticklabels": true, "tickangle": 0, "tickcolor": "rgb(0, 0, 0)", "tickfont": {"color": "rgba(0, 0, 0, 1.000)", "family": "sans-serif", "size": 11}, "tickmode": "array", "ticks": "inside", "ticktext": ["0", "1", "2", "3", "4", "5", "6"], "tickvals": [0, 1, 2, 3, 4, 5, 6], "title": "p3", "titlefont": {"color": "rgba(0, 0, 0, 1.000)", "family": "sans-serif", "size": 15}, "type": "-", "visible": true, "zeroline": false, "zerolinecolor": "rgba(0, 0, 0, 1.000)"}, "xaxis4": {"anchor": "y4", "domain": [0.551, 0.9934], "gridcolor": "rgba(0, 0, 0, 0.100)", "gridwidth": 0.5, "linecolor": "rgba(0, 0, 0, 1.000)", "mirror": false, "range": [-5.309, 0.309], "showgrid": true, "showline": true, "showticklabels": true, "tickangle": 0, "tickcolor": "rgb(0, 0, 0)", "tickfont": {"color": "rgba(0, 0, 0, 1.000)", "family": "sans-serif", "size": 11}, "tickmode": "array", "ticks": "inside", "ticktext": ["-5", "-4", "-3", "-2", "-1", "0"], "tickvals": [-5, -4, -3, -2, -1, 0], "title": "p4", "titlefont": {"color": "rgba(0, 0, 0, 1.000)", "family": "sans-serif", "size": 15}, "type": "-", "visible": true, "zeroline": false, "zerolinecolor": "rgba(0, 0, 0, 1.000)"}, "yaxis1": {"anchor": "x1", "domain": [0.5758, 0.9902], "gridcolor": "rgba(0, 0, 0, 0.100)", "gridwidth": 0.5, "linecolor": "rgba(0, 0, 0, 1.000)", "mirror": false, "range": [-4.77, 163.8], "showgrid": true, "showline": true, "showticklabels": true, "tickangle": 0, "tickcolor": "rgb(0, 0, 0)", "tickfont": {"color": "rgba(0, 0, 0, 1.000)", "family": "sans-serif", "size": 11}, "tickmode": "array", "ticks": "inside", "ticktext": ["0", "50", "100", "150"], "tickvals": [0, 50, 100, 150], "title": "", "titlefont": {"color": "rgba(0, 0, 0, 1.000)", "family": "sans-serif", "size": 15}, "type": "-", "visible": true, "zeroline": false, "zerolinecolor": "rgba(0, 0, 0, 1.000)"}, "yaxis2": {"anchor": "x2", "domain": [0.5758, 0.9902], "gridcolor": "rgba(0, 0, 0, 0.100)", "gridwidth": 0.5, "linecolor": "rgba(0, 0, 0, 1.000)", "mirror": false, "range": [-4.11, 141.1], "showgrid": true, "showline": true, "showticklabels": true, "tickangle": 0, "tickcolor": "rgb(0, 0, 0)", "tickfont": {"color": "rgba(0, 0, 0, 1.000)", "family": "sans-serif", "size": 11}, "tickmode": "array", "ticks": "inside", "ticktext": ["0", "25", "50", "75", "100", "125"], "tickvals": [0, 25, 50, 75, 100, 125], "title": "", "titlefont": {"color": "rgba(0, 0, 0, 1.000)", "family": "sans-serif", "size": 15}, "type": "-", "visible": true, "zeroline": false, "zerolinecolor": "rgba(0, 0, 0, 1.000)"}, "yaxis3": {"anchor": "x3", "domain": [0.07581, 0.4902], "gridcolor": "rgba(0, 0, 0, 0.100)", "gridwidth": 0.5, "linecolor": "rgba(0, 0, 0, 1.000)", "mirror": false, "range": [-4.47, 153.5], "showgrid": true, "showline": true, "showticklabels": true, "tickangle": 0, "tickcolor": "rgb(0, 0, 0)", "tickfont": {"color": "rgba(0, 0, 0, 1.000)", "family": "sans-serif", "size": 11}, "tickmode": "array", "ticks": "inside", "ticktext": ["0", "50", "100", "150"], "tickvals": [0, 50, 100, 150], "title": "", "titlefont": {"color": "rgba(0, 0, 0, 1.000)", "family": "sans-serif", "size": 15}, "type": "-", "visible": true, "zeroline": false, "zerolinecolor": "rgba(0, 0, 0, 1.000)"}, "yaxis4": {"anchor": "x4", "domain": [0.07581, 0.4902], "gridcolor": "rgba(0, 0, 0, 0.100)", "gridwidth": 0.5, "linecolor": "rgba(0, 0, 0, 1.000)", "mirror": false, "range": [-4.14, 142.1], "showgrid": true, "showline": true, "showticklabels": true, "tickangle": 0, "tickcolor": "rgb(0, 0, 0)", "tickfont": {"color": "rgba(0, 0, 0, 1.000)", "family": "sans-serif", "size": 11}, "tickmode": "array", "ticks": "inside", "ticktext": ["0", "25", "50", "75", "100", "125"], "tickvals": [0, 25, 50, 75, 100, 125], "title": "", "titlefont": {"color": "rgba(0, 0, 0, 1.000)", "family": "sans-serif", "size": 15}, "type": "-", "visible": true, "zeroline": false, "zerolinecolor": "rgba(0, 0, 0, 1.000)"}}}

### Figure 2 — Plotly figure (JSON) as saved in the notebook; plotly's stock layout.template omitted (floating-point values rounded to 4 significant figures; data arrays with more than 128 entries replaced by an {"elided": "..."} marker saying what was removed)
{"data": [{"colorbar": {"title": ""}, "hoverinfo": "text", "legendgroup": "y1", "line": {"color": "rgba(0, 0, 0, 1.000)", "dash": "solid", "shape": "linear", "width": 1}, "mode": "lines", "name": "y1", "showlegend": true, "text": {"elided": "1000 null values"}, "type": "scatter", "x": {"elided": "1000 int values"}, "xaxis": "x1", "y": {"elided": "1000 float values"}, "yaxis": "y1"}, {"colorbar": {"title": ""}, "hoverinfo": "text", "legendgroup": "y2", "line": {"color": "rgba(0, 0, 0, 1.000)", "dash": "solid", "shape": "linear", "width": 1}, "mode": "lines", "name": "y2", "showlegend": true, "text": {"elided": "745 null values"}, "type": "scatter", "x": {"elided": "745 int values"}, "xaxis": "x3", "y": {"elided": "745 float values"}, "yaxis": "y3"}, {"colorbar": {"title": ""}, "hoverinfo": "text", "legendgroup": "y3", "line": {"color": "rgba(0, 0, 0, 1.000)", "dash": "solid", "shape": "linear", "width": 1}, "mode": "lines", "name": "y3", "showlegend": true, "text": {"elided": "745 null values"}, "type": "scatter", "x": {"elided": "745 int values"}, "xaxis": "x5", "y": {"elided": "745 float values"}, "yaxis": "y5"}, {"colorbar": {"title": ""}, "hoverinfo": "text", "legendgroup": "y4", "line": {"color": "rgba(0, 0, 0, 1.000)", "dash": "solid", "shape": "linear", "width": 1}, "mode": "lines", "name": "y4", "showlegend": true, "text": {"elided": "745 null values"}, "type": "scatter", "x": {"elided": "745 int values"}, "xaxis": "x2", "y": {"elided": "745 float values"}, "yaxis": "y2"}, {"colorbar": {"title": ""}, "hoverinfo": "text", "legendgroup": "y5", "line": {"color": "rgba(0, 0, 0, 1.000)", "dash": "solid", "shape": "linear", "width": 1}, "mode": "lines", "name": "y5", "showlegend": true, "text": {"elided": "745 null values"}, "type": "scatter", "x": {"elided": "745 int values"}, "xaxis": "x4", "y": {"elided": "745 float values"}, "yaxis": "y4"}], "layout": {"annotations": [{"font": {"color": "rgba(0, 0, 0, 1.000)", "family": "sans-serif", "size": 20}, "rotation": 0, "showarrow": false, "text": "p1", "x": 0.2876, "xanchor": "center", "xref": "paper", "y": 0.6689, "yanchor": "top", "yref": "paper"}, {"font": {"color": "rgba(0, 0, 0, 1.000)", "family": "sans-serif", "size": 20}, "rotation": 0, "showarrow": false, "text": "p2", "x": 0.7823, "xanchor": "center", "xref": "paper", "y": 0.6689, "yanchor": "top", "yref": "paper"}, {"font": {"color": "rgba(0, 0, 0, 1.000)", "family": "sans-serif", "size": 20}, "rotation": 0, "showarrow": false, "text": "p3", "x": 0.2876, "xanchor": "center", "xref": "paper", "y": 0.3344, "yanchor": "top", "yref": "paper"}, {"font": {"color": "rgba(0, 0, 0, 1.000)", "family": "sans-serif", "size": 20}, "rotation": 0, "showarrow": false, "text": "p4", "x": 0.7823, "xanchor": "center", "xref": "paper", "y": 0.3344, "yanchor": "top", "yref": "paper"}], "height": 400, "margin": {"b": 20, "l": 0, "r": 0, "t": 20}, "paper_bgcolor": "rgba(255, 255, 255, 1.000)", "plot_bgcolor": "rgba(255, 255, 255, 1.000)", "showlegend": false, "width": 600, "xaxis1": {"anchor": "y1", "domain": [0.07647, 0.9934], "gridcolor": "rgba(0, 0, 0, 0.100)", "gridwidth": 0.5, "linecolor": "rgba(0, 0, 0, 1.000)", "mirror": false, "range": [-28.97, 1030.0], "showgrid": true, "showline": true, "showticklabels": true, "tickangle": 0, "tickcolor": "rgb(0, 0, 0)", "tickfont": {"color": "rgba(0, 0, 0, 1.000)", "family": "sans-serif", "size": 11}, "tickmode": "array", "ticks": "inside", "ticktext": ["0", "250", "500", "750", "1000"], "tickvals": [0, 250, 500, 750, 1000], "title": "iteration", "titlefont": {"color": "rgba(0, 0, 0, 1.000)", "family": "sans-serif", "size": 15}, "type": "-", "visible": true, "zeroline": false, "zerolinecolor": "rgba(0, 0, 0, 1.000)"}, "xaxis2": {"anchor": "y2", "domain": [0.07647, 0.4988], "gridcolor": "rgba(0, 0, 0, 0.100)", "gridwidth": 0.5, "linecolor": "rgba(0, 0, 0, 1.000)", "mirror": false, "range": [-21.32, 767.3], "showgrid": true, "showline": true, "showticklabels": true, "tickangle": 0, "tickcolor": "rgb(0, 0, 0)", "tickfont": {"color": "rgba(0, 0, 0, 1.000)", "family": "sans-serif", "size": 11}, "tickmode": "array", "ticks": "inside", "ticktext": ["0", "200", "400", "600"], "tickvals": [0, 200, 400, 600], "title": "", "titlefont": {"color": "rgba(0, 0, 0, 1.000)", "family": "sans-serif", "size": 15}, "type": "-", "visible": true, "zeroline": false, "zerolinecolor": "rgba(0, 0, 0, 1.000)"}, "xaxis3": {"anchor": "y3", "domain": [0.5711, 0.9934], "gridcolor": "rgba(0, 0, 0, 0.100)", "gridwidth": 0.5, "linecolor": "rgba(0, 0, 0, 1.000)", "mirror": false, "range": [-21.32, 767.3], "showgrid": true, "showline": true, "showticklabels": true, "tickangle": 0, "tickcolor": "rgb(0, 0, 0)", "tickfont": {"color": "rgba(0, 0, 0, 1.000)", "family": "sans-serif", "size": 11}, "tickmode": "array", "ticks": "inside", "ticktext": ["0", "200", "400", "600"], "tickvals": [0, 200, 400, 600], "title": "", "titlefont": {"color": "rgba(0, 0, 0, 1.000)", "family": "sans-serif", "size": 15}, "type": "-", "visible": true, "zeroline": false, "zerolinecolor": "rgba(0, 0, 0, 1.000)"}, "xaxis4": {"anchor": "y4", "domain": [0.07647, 0.4988], "gridcolor": "rgba(0, 0, 0, 0.100)", "gridwidth": 0.5, "linecolor": "rgba(0, 0, 0, 1.000)", "mirror": false, "range": [-21.32, 767.3], "showgrid": true, "showline": true, "showticklabels": true, "tickangle": 0, "tickcolor": "rgb(0, 0, 0)", "tickfont": {"color": "rgba(0, 0, 0, 1.000)", "family": "sans-serif", "size": 11}, "tickmode": "array", "ticks": "inside", "ticktext": ["0", "200", "400", "600"], "tickvals": [0, 200, 400, 600], "title": "", "titlefont": {"color": "rgba(0, 0, 0, 1.000)", "family": "sans-serif", "size": 15}, "type": "-", "visible": true, "zeroline": false, "zerolinecolor": "rgba(0, 0, 0, 1.000)"}, "xaxis5": {"anchor": "y5", "domain": [0.5711, 0.9934], "gridcolor": "rgba(0, 0, 0, 0.100)", "gridwidth": 0.5, "linecolor": "rgba(0, 0, 0, 1.000)", "mirror": false, "range": [-21.32, 767.3], "showgrid": true, "showline": true, "showticklabels": true, "tickangle": 0, "tickcolor": "rgb(0, 0, 0)", "tickfont": {"color": "rgba(0, 0, 0, 1.000)", "family": "sans-serif", "size": 11}, "tickmode": "array", "ticks": "inside", "ticktext": ["0", "200", "400", "600"], "tickvals": [0, 200, 400, 600], "title": "", "titlefont": {"color": "rgba(0, 0, 0, 1.000)", "family": "sans-serif", "size": 15}, "type": "-", "visible": true, "zeroline": false, "zerolinecolor": "rgba(0, 0, 0, 1.000)"}, "yaxis1": {"anchor": "x1", "domain": [0.7447, 0.9902], "gridcolor": "rgba(0, 0, 0, 0.100)", "gridwidth": 0.5, "linecolor": "rgba(0, 0, 0, 1.000)", "mirror": false, "range": [-0.03151, 0.5467], "showgrid": true, "showline": true, "showticklabels": true, "tickangle": 0, "tickcolor": "rgb(0, 0, 0)", "tickfont": {"color": "rgba(0, 0, 0, 1.000)", "family": "sans-serif", "size": 11}, "tickmode": "array", "ticks": "inside", "ticktext": ["0.0", "0.1", "0.2", "0.3", "0.4", "0.5"], "tickvals": [0, 0.1, 0.2, 0.3, 0.4, 0.5], "title": "Obj Value", "titlefont": {"color": "rgba(0, 0, 0, 1.000)", "family": "sans-serif", "size": 15}, "type": "-", "visible": true, "zeroline": false, "zerolinecolor": "rgba(0, 0, 0, 1.000)"}, "yaxis2": {"anchor": "x2", "domain": [0.3721, 0.6104], "gridcolor": "rgba(0, 0, 0, 0.100)", "gridwidth": 0.5, "linecolor": "rgba(0, 0, 0, 1.000)", "mirror": false, "range": [-2.171, 0.3041], "showgrid": true, "showline": true, "showticklabels": true, "tickangle": 0, "tickcolor": "rgb(0, 0, 0)", "tickfont": {"color": "rgba(0, 0, 0, 1.000)", "family": "sans-serif", "size": 11}, "tickmode": "array", "ticks": "inside", "ticktext": ["-2.0", "-1.5", "-1.0", "-0.5", "0.0"], "tickvals": [-2, -1.5, -1, -0.5, 0], "title": "", "titlefont": {"color": "rgba(0, 0, 0, 1.000)", "family": "sans-serif", "size": 15}, "type": "-", "visible": true, "zeroline": false, "zerolinecolor": "rgba(0, 0, 0, 1.000)"}, "yaxis3": {"anchor": "x3", "domain": [0.3721, 0.6104], "gridcolor": "rgba(0, 0, 0, 0.100)", "gridwidth": 0.5, "linecolor": "rgba(0, 0, 0, 1.000)", "mirror": false, "range": [-0.632, 1.987], "showgrid": true, "showline": true, "showticklabels": true, "tickangle": 0, "tickcolor": "rgb(0, 0, 0)", "tickfont": {"color": "rgba(0, 0, 0, 1.000)", "family": "sans-serif", "size": 11}, "tickmode": "array", "ticks": "inside", "ticktext": ["-0.5", "0.0", "0.5", "1.0", "1.5"], "tickvals": [-0.5, 0, 0.5, 1, 1.5], "title": "", "titlefont": {"color": "rgba(0, 0, 0, 1.000)", "family": "sans-serif", "size": 15}, "type": "-", "visible": true, "zeroline": false, "zerolinecolor": "rgba(0, 0, 0, 1.000)"}, "yaxis4": {"anchor": "x4", "domain": [0.03762, 0.276], "gridcolor": "rgba(0, 0, 0, 0.100)", "gridwidth": 0.5, "linecolor": "rgba(0, 0, 0, 1.000)", "mirror": false, "range": [-0.07715, 6.182], "showgrid": true, "showline": true, "showticklabels": true, "tickangle": 0, "tickcolor": "rgb(0, 0, 0)", "tickfont": {"color": "rgba(0, 0, 0, 1.000)", "family": "sans-serif", "size": 11}, "tickmode": "array", "ticks": "inside", "ticktext": ["0", "1", "2", "3", "4", "5", "6"], "tickvals": [0, 1, 2, 3, 4, 5, 6], "title": "", "titlefont": {"color": "rgba(0, 0, 0, 1.000)", "family": "sans-serif", "size": 15}, "type": "-", "visible": true, "zeroline": false, "zerolinecolor": "rgba(0, 0, 0, 1.000)"}, "yaxis5": {"anchor": "x5", "domain": [0.03762, 0.276], "gridcolor": "rgba(0, 0, 0, 0.100)", "gridwidth": 0.5, "linecolor": "rgba(0, 0, 0, 1.000)", "mirror": false, "range": [-5.079, 0.04917], "showgrid": true, "showline": true, "showticklabels": true, "tickangle": 0, "tickcolor": "rgb(0, 0, 0)", "tickfont": {"color": "rgba(0, 0, 0, 1.000)", "family": "sans-serif", "size": 11}, "tickmode": "array", "ticks": "inside", "ticktext": ["-5", "-4", "-3", "-2", "-1", "0"], "tickvals": [-5, -4, -3, -2, -1, 0], "title": "", "titlefont": {"color": "rgba(0, 0, 0, 1.000)", "family": "sans-serif", "size": 15}, "type": "-", "visible": true, "zeroline": false, "zerolinecolor": "rgba(0, 0, 0, 1.000)"}}}
